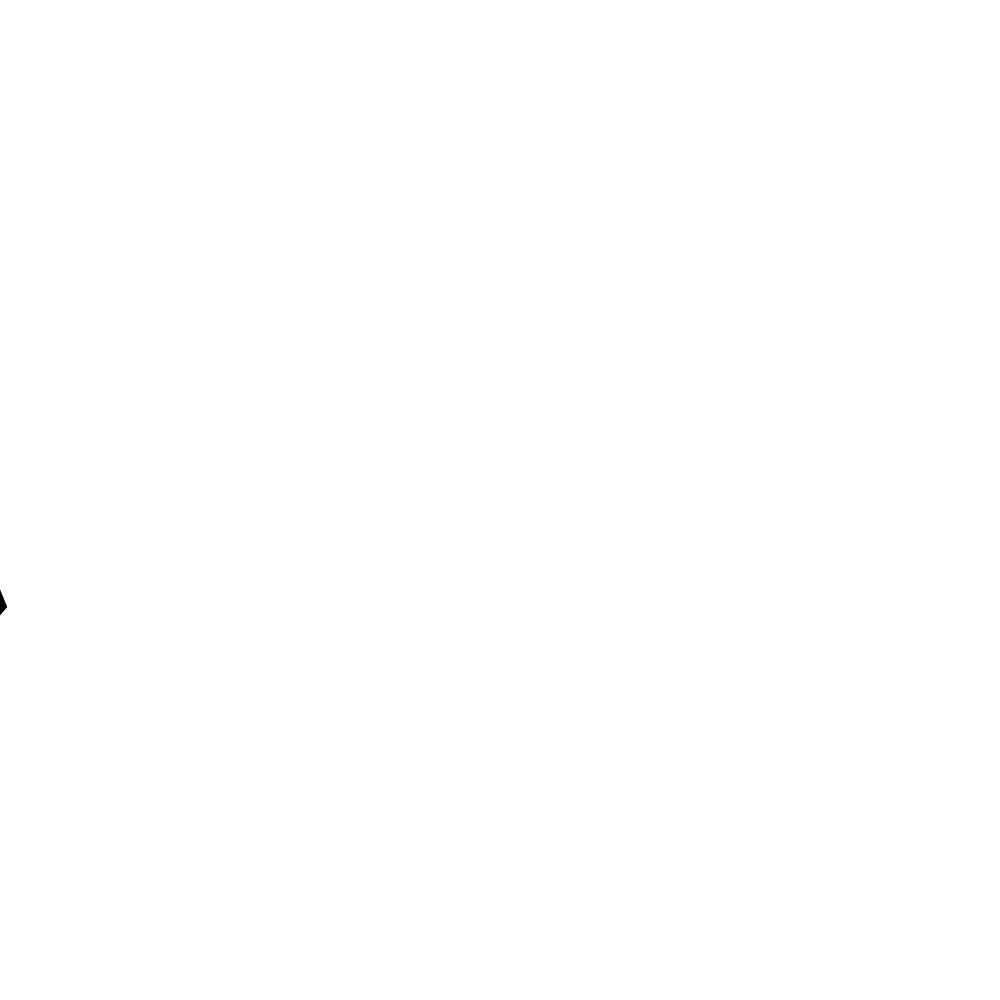
Frame 1 (no input)
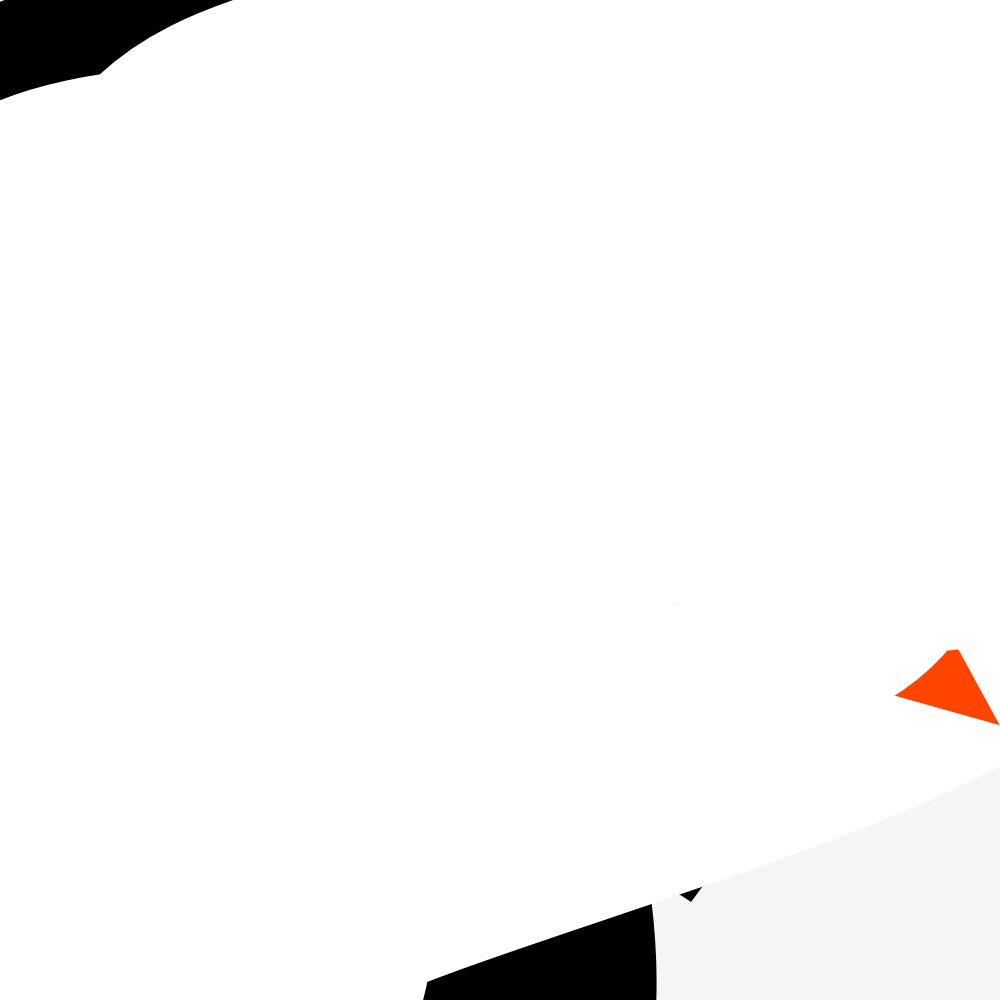
Frame 2 (the mouse pressed at the canvas centre, redrawn once)

The p5.js sketch that drew these frames (run headless with seeded random() and noise() and a simulated clock; the mouse was pressed at the canvas centre and the sketch redrawn once):

// p5.js sketch
// ── sketch.js
 function setup() {
  createCanvas(1000, 1000);
    noLoop();
  colorMode(HSB);
}

function draw() {
  background("whitesmoke")

  
  
  var randomHue = random(360);
  stroke("white");
  strokeCap(SQUARE);
 strokeWeight(500)
  
  curveVertex(random(width),random(height))
curveVertex(random(width),random(height))

curveVertex(random(width),random(height))
fill("olivedrab")
  
  stroke("black");
  strokeCap(SQUARE); 
 strokeWeight(477)
  
  
  
  
  
let times = 3


  
  
while( times-- ) {
  beginShape()
curveVertex(random(width),random(height))
curveVertex(random(width),random(height)) 
curveVertex(random(width),random(height))
curveVertex(random(width),random(height))

  
  
  
  
  
  curveVertex(random(width),random(height))
curveVertex(random(width),random(height))
curveVertex(random(width),random(height))
curveVertex(random(width),random(height))
fill("olivedrab")
  
  curveVertex(random(width),random(height))
curveVertex(random(width),random(height))
curveVertex(random(width),random(height))
curveVertex(random(width),random(height))
fill("orangered")
  
endShape()

  function draw() {
  background(100);

  for (let circleY = 75; circleY <= 225; circleY += 75) {
    for (let circleX = 75; circleX <= 225; circleX += 75) {
      circle(circleX, circleY, 50);
    }
  }
}

  stroke("white");
  strokeCap(SQUARE);
  fill(0,0,0)
  
  

};
}
